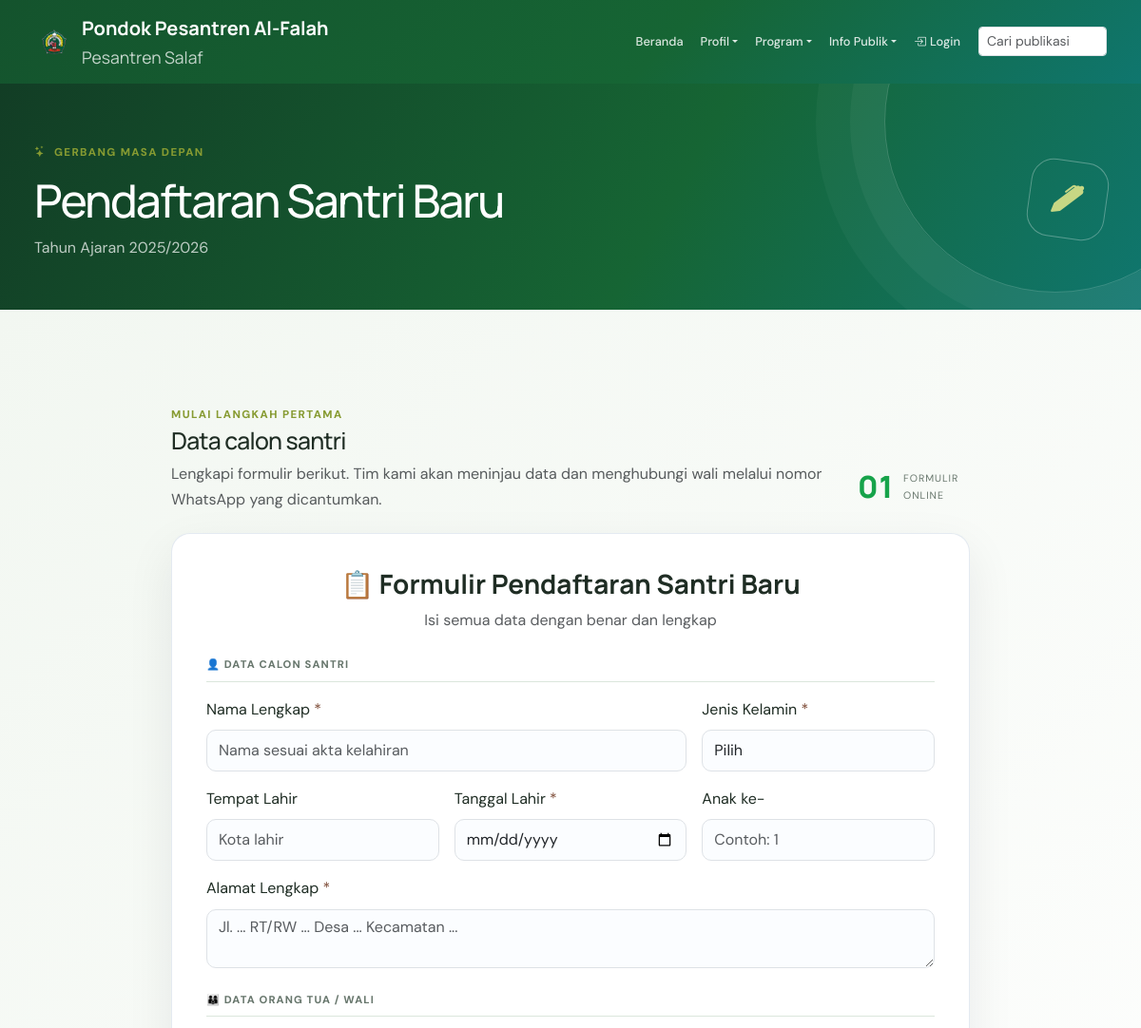
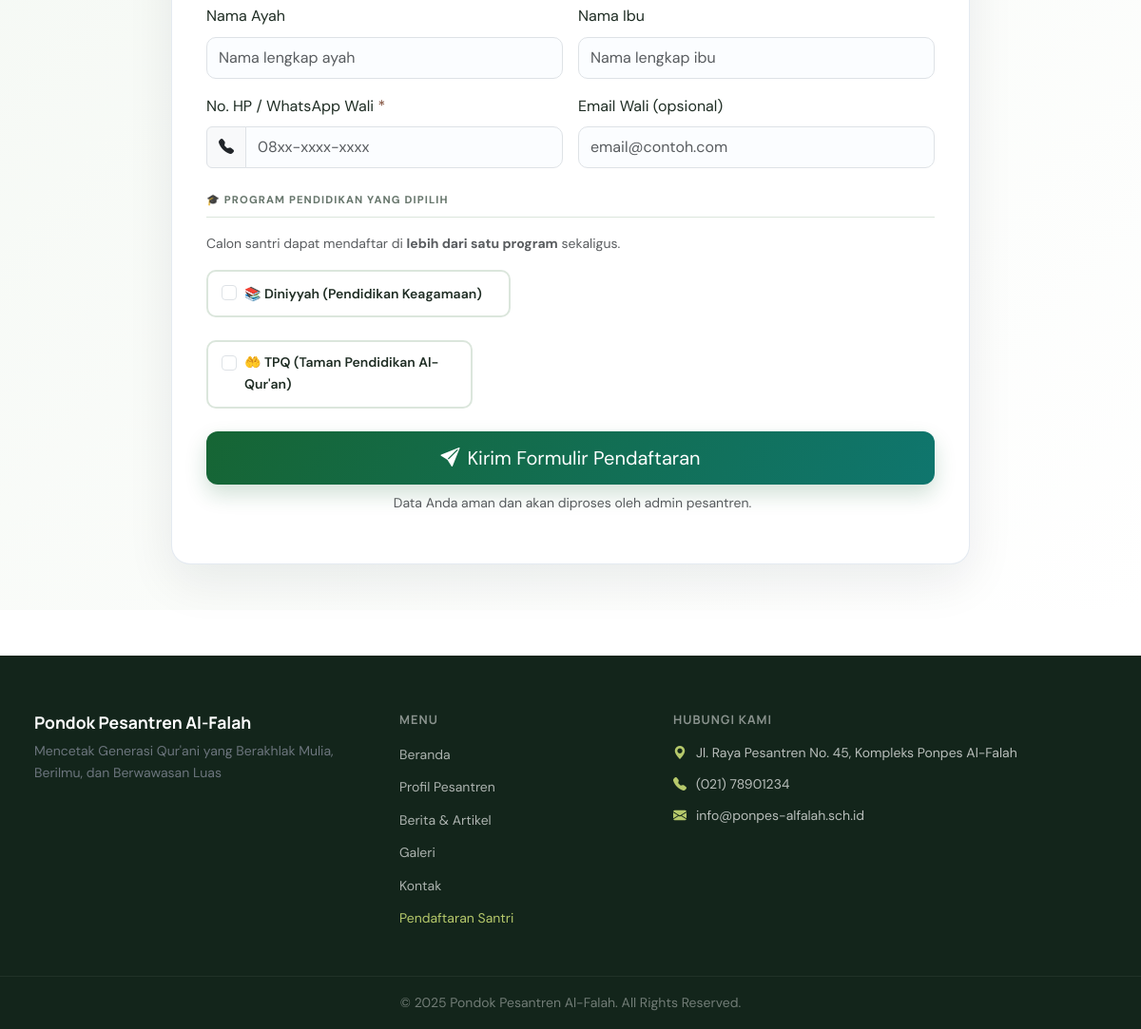
Page /daftar on the committed database (2 pictures, top to bottom).
### tables this page shows
CREATE TABLE IF NOT EXISTS `pengaturan_web` (
  `id` INT UNSIGNED AUTO_INCREMENT PRIMARY KEY,
  `nama_pesantren` VARCHAR(150) NOT NULL DEFAULT 'Pesantren',
  `tagline` VARCHAR(255) DEFAULT NULL,
  `alamat` TEXT DEFAULT NULL,
  `telepon` VARCHAR(20) DEFAULT NULL,
  `email` VARCHAR(100) DEFAULT NULL,
  `logo` VARCHAR(255) DEFAULT NULL,
  `favicon` VARCHAR(255) DEFAULT NULL,
  `hero_bg` VARCHAR(255) DEFAULT NULL,
  `visi` TEXT DEFAULT NULL,
  `misi` TEXT DEFAULT NULL,
  `sejarah` TEXT DEFAULT NULL,
  `pengumuman` TEXT DEFAULT NULL,
  `beranda_sambutan` TEXT DEFAULT NULL,
  `tentang_konten` TEXT DEFAULT NULL,
  `publikasi_konten` TEXT DEFAULT NULL,
  `psb_aktif` TINYINT(1) DEFAULT 0 COMMENT '1=Buka, 0=Tutup',
  `psb_diniyyah_aktif` TINYINT(1) DEFAULT 1 COMMENT 'PSB jenjang diniyyah',
  `psb_tpq_aktif` TINYINT(1) DEFAULT 1 COMMENT 'PSB jenjang TPQ',
  `psb_tahun_ajaran` VARCHAR(20) DEFAULT NULL,
  `psb_keterangan` TEXT DEFAULT NULL,
  `footer_text` VARCHAR(255) DEFAULT NULL,
  `facebook_url` VARCHAR(255) DEFAULT NULL,
  `instagram_url` VARCHAR(255) DEFAULT NULL,
  `youtube_url` VARCHAR(255) DEFAULT NULL,
  `maps_embed` TEXT DEFAULT NULL,
  `updated_at` TIMESTAMP DEFAULT CURRENT_TIMESTAMP ON UPDATE CURRENT_TIMESTAMP
);

### app/controllers/BaseController.php (called while the page is built, shortened)
<?php
abstract class BaseController {
    protected array $pengaturan = [];
    public function __construct(PDO $pdo) {
        $this->pengaturan = get_pengaturan($pdo);
    }
    protected function view(string $view, array $data = [], string $layout = 'admin'): void {
        $data['pengaturan']   = $this->pengaturan;
        $data['current_user'] = current_user();
        $data['flash_success'] = get_flash('success');
        $data['flash_error']   = get_flash('error');
        $data['flash_warning'] = get_flash('warning');
        $view_content_file = ROOT_PATH . '/views/' . $view . '.php';
        $data['view_content_file'] = $view_content_file;
        $data['view_name'] = $view;
        extract($data);
        $layout_file = ROOT_PATH . '/views/layouts/' . $layout . '.php';
        require $layout_file;
    }
}

### app/controllers/PublicController.php (called while the page is built, shortened)
<?php
require_once ROOT_PATH . '/app/controllers/BaseController.php';
class PublicController extends BaseController {
    public function pendaftaran(): void {
        $psb_aktif = (bool)($this->pengaturan['psb_aktif'] ?? false);
        $psb_jenjang = [
            'diniyyah' => $psb_aktif && (bool)($this->pengaturan['psb_diniyyah_aktif'] ?? true),
            'tpq' => $psb_aktif && (bool)($this->pengaturan['psb_tpq_aktif'] ?? true),
        ];
        $success = null;
        $this->view('public/pendaftaran', compact('psb_aktif', 'psb_jenjang', 'tingkatan_tpq', 'kelas_diniyyah', 'success', 'errors'), 'public');
    }
}

### app/helpers/functions.php (called while the page is built, shortened)
<?php
function e(mixed $val): string {
    return htmlspecialchars((string)($val ?? ''), ENT_QUOTES, 'UTF-8');
}
function get_pengaturan(PDO $pdo): array {
    static $settings = null;
    if ($settings === null) {
        $stmt = $pdo->query("SELECT * FROM pengaturan_web LIMIT 1");
        $settings = $stmt->fetch() ?: [];
    }
    return $settings;
}

### app/helpers/auth.php (called while the page is built, shortened)
<?php
function is_logged_in(): bool {
    return isset($_SESSION['user_id']) && !empty($_SESSION['user_id']);
}

### views/public/pendaftaran.php (the view, shortened to what this page needs)
<div class="psb-hero">
  <div class="container">
    <div class="psb-hero-copy">
      <span class="eyebrow"><i class="bi bi-stars me-2"></i>Gerbang masa depan</span>
      <h1>Pendaftaran Santri Baru</h1>
      <p class="mb-0">Tahun Ajaran <?= e($pengaturan['psb_tahun_ajaran'] ?? '-') ?></p>
    </div>
    <div class="psb-hero-mark"><i class="bi bi-pen-fill"></i></div>
  </div>
</div>
<section class="psb-section py-5">
  <div class="container">
    <?php if (!$psb_aktif || !in_array(true, $psb_jenjang, true)): ?>
    <div class="row justify-content-center">
      <div class="col-md-6 text-center py-5">
        <div style="font-size:4rem">🔒</div>
        <h3 class="mt-3 fw-bold">Pendaftaran Saat Ini Ditutup</h3>
        <p class="text-muted">Pendaftaran Santri Baru belum dibuka. Silakan pantau website kami untuk informasi lebih lanjut.</p>
        <?php if (!empty($pengaturan['psb_keterangan']) || !empty($pengaturan['pengumuman'])): ?>
          <div class="alert alert-info text-start mt-3"><?= nl2br(e($pengaturan['psb_keterangan'] ?? $pengaturan['pengumuman'])) ?></div>
        <?php endif; ?>
        <a href="<?= BASE_URL ?>" class="btn btn-primary mt-3"><i class="bi bi-house me-1"></i>Kembali ke Beranda</a>
      </div>
    </div>
    <?php else: ?>
    <div class="row justify-content-center">
      <div class="col-lg-9">
        <div class="psb-intro">
          <div>
            <span class="section-kicker">Mulai langkah pertama</span>
            <h2 class="mb-2">Data calon santri</h2>
            <p class="mb-0 text-muted">Lengkapi formulir berikut. Tim kami akan meninjau data dan menghubungi wali melalui nomor WhatsApp yang dicantumkan.</p>
          </div>
          <div class="psb-step"><span>01</span><small>Formulir online</small></div>
        </div>
        <div class="psb-form-card">
          <div class="text-center mb-4">
            <h3 class="fw-bold">📋 Formulir Pendaftaran Santri Baru</h3>
            <p class="text-muted">Isi semua data dengan benar dan lengkap</p>
          </div>
          <form action="<?= BASE_URL ?>/daftar" method="post" id="psbForm" novalidate>
            <div class="form-section-title">👤 Data Calon Santri</div>
            <div class="row g-3">
              <div class="col-md-8">
                <label class="form-label">Nama Lengkap <span class="text-danger">*</span></label>
                <input type="text" class="form-control" name="nama_lengkap"
                       value="<?= e($_POST['nama_lengkap'] ?? '') ?>" required placeholder="Nama sesuai akta kelahiran">
              </div>
              <div class="col-md-4">
                <label class="form-label">Jenis Kelamin <span class="text-danger">*</span></label>
                <select class="form-select" name="jenis_kelamin" required>
                  <option value="">Pilih</option>
                </select>
              </div>
              <div class="col-md-4">
                <label class="form-label">Tempat Lahir</label>
                <input type="text" class="form-control" name="tempat_lahir"
                       value="<?= e($_POST['tempat_lahir'] ?? '') ?>" placeholder="Kota lahir">
              </div>
              <div class="col-md-4">
                <label class="form-label">Tanggal Lahir <span class="text-danger">*</span></label>
                <input type="date" class="form-control" name="tanggal_lahir"
                       value="<?= e($_POST['tanggal_lahir'] ?? '') ?>" required>
              </div>
              <div class="col-md-4">
                <label class="form-label">Anak ke-</label>
                <input type="number" class="form-control" name="anak_ke" min="1" max="20"
                       value="<?= e($_POST['anak_ke'] ?? '') ?>" placeholder="Contoh: 1">
              </div>
              <div class="col-12">
                <label class="form-label">Alamat Lengkap <span class="text-danger">*</span></label>
                <textarea class="form-control" name="alamat" rows="2" required
                          placeholder="Jl. ... RT/RW ... Desa ... Kecamatan ..."><?= e($_POST['alamat'] ?? '') ?></textarea>
              </div>
            </div>
            <div class="form-section-title">👨‍👩‍👦 Data Orang Tua / Wali</div>
            <div class="row g-3">
              <div class="col-md-6">
                <label class="form-label">Nama Ayah</label>
                <input type="text" class="form-control" name="nama_ayah" value="<?= e($_POST['nama_ayah'] ?? '') ?>" placeholder="Nama lengkap ayah">
              </div>
              <div class="col-md-6">
                <label class="form-label">Nama Ibu</label>
                <input type="text" class="form-control" name="nama_ibu" value="<?= e($_POST['nama_ibu'] ?? '') ?>" placeholder="Nama lengkap ibu">
              </div>
              <div class="col-md-6">
                <label class="form-label">No. HP / WhatsApp Wali <span class="text-danger">*</span></label>
                <div class="input-group">
                  <span class="input-group-text"><i class="bi bi-telephone-fill"></i></span>
                  <input type="tel" class="form-control" name="no_hp_wali"
                         value="<?= e($_POST['no_hp_wali'] ?? '') ?>" required placeholder="08xx-xxxx-xxxx">
                </div>
              </div>
              <div class="col-md-6">
                <label class="form-label">Email Wali (opsional)</label>
                <input type="email" class="form-control" name="email_wali"
                       value="<?= e($_POST['email_wali'] ?? '') ?>" placeholder="email@contoh.com">
              </div>
            </div>
            <div class="form-section-title">🎓 Program Pendidikan yang Dipilih</div>
            <p class="text-muted small mb-3">Calon santri dapat mendaftar di <strong>lebih dari satu program</strong> sekaligus.</p>
            <?php if ($psb_jenjang['diniyyah']): ?>
            <div class="mb-4">
              <div class="jenjang-check-item d-flex align-items-center gap-3" style="max-width:320px">
                <div class="form-check mb-0">
                  <input class="form-check-input" type="checkbox" name="daftar_diniyyah" value="1"
                         id="daftarDiniyyahCheck" <?= !empty($_POST['daftar_diniyyah']) ? 'checked' : '' ?>>
                  <label class="form-check-label fw-semibold" for="daftarDiniyyahCheck">
                    📚 Diniyyah (Pendidikan Keagamaan)
                  </label>
                </div>
              </div>
            </div>
            <?php endif; ?>
            <?php if ($psb_jenjang['tpq']): ?>
            <div class="mb-4">
              <div class="jenjang-check-item d-flex align-items-center gap-3" style="max-width:280px">
                <div class="form-check mb-0">
                  <input class="form-check-input" type="checkbox" name="daftar_tpq" value="1"
                         id="daftarTpqCheck" <?= !empty($_POST['daftar_tpq']) ? 'checked' : '' ?>>
                  <label class="form-check-label fw-semibold" for="daftarTpqCheck">
                    🤲 TPQ (Taman Pendidikan Al-Qur'an)
                  </label>
                </div>
              </div>
            </div>
            <?php endif; ?>
            <div class="d-grid">
              <button type="submit" class="btn btn-primary btn-lg">
                <i class="bi bi-send-fill me-2"></i>Kirim Formulir Pendaftaran
              </button>
              <p class="text-muted text-center small mt-2">
                Data Anda aman dan akan diproses oleh admin pesantren.
              </p>
            </div>
          </form>
        </div>
      </div>
    </div>
    <?php endif; ?>
  </div>
</section>

### views/layouts/public.php (shortened to what this page needs)
<!DOCTYPE html>
<html lang="id">
<head>
  <link href="https://cdn.jsdelivr.net/npm/bootstrap@5.3.3/dist/css/bootstrap.min.css" rel="stylesheet">
  <link href="https://cdn.jsdelivr.net/npm/bootstrap-icons@1.11.3/font/bootstrap-icons.css" rel="stylesheet">
  <link href="<?= BASE_URL ?>/public/css/public.css?v=<?= filemtime(ROOT_PATH . '/public/css/public.css') ?>" rel="stylesheet">
</head>
<body>
<?php require ROOT_PATH . '/components/navbar.php'; ?>
<main>
  <?php
  if (isset($view_content_file) && file_exists($view_content_file)) {
      require $view_content_file;
  } elseif (isset($view_file) && file_exists(ROOT_PATH . '/views/' . $view_file . '.php')) {
      require ROOT_PATH . '/views/' . $view_file . '.php';
  }
  ?>
</main>
<footer class="site-footer mt-5">
  <div class="footer-top">
    <div class="container">
      <div class="row g-4">
        <div class="col-lg-4">
          <h5 class="footer-brand"><?= e($pengaturan['nama_pesantren'] ?? '') ?></h5>
          <p class="text-secondary small"><?= e($pengaturan['tagline'] ?? '') ?></p>
        </div>
        <div class="col-lg-3">
          <h6 class="footer-heading">Menu</h6>
          <ul class="footer-links">
            <li><a href="<?= BASE_URL ?>">Beranda</a></li>
            <li><a href="<?= BASE_URL ?>/profil">Profil Pesantren</a></li>
            <li><a href="<?= BASE_URL ?>/berita">Berita & Artikel</a></li>
            <li><a href="<?= BASE_URL ?>/galeri">Galeri</a></li>
            <li><a href="<?= BASE_URL ?>/kontak">Kontak</a></li>
            <?php if (!empty($pengaturan['psb_aktif']) && (!empty($pengaturan['psb_diniyyah_aktif']) || !empty($pengaturan['psb_tpq_aktif']))): ?><li><a href="<?= BASE_URL ?>/daftar" class="text-warning">Pendaftaran Santri</a></li><?php endif; ?>
          </ul>
        </div>
        <div class="col-lg-5">
          <h6 class="footer-heading">Hubungi Kami</h6>
          <ul class="footer-contact">
            <?php if (!empty($pengaturan['alamat'])): ?>
              <li><i class="bi bi-geo-alt-fill text-warning"></i> <?= nl2br(e($pengaturan['alamat'])) ?></li>
            <?php endif; ?>
            <?php if (!empty($pengaturan['telepon'])): ?>
              <li><i class="bi bi-telephone-fill text-warning"></i> <?= e($pengaturan['telepon']) ?></li>
            <?php endif; ?>
            <?php if (!empty($pengaturan['email'])): ?>
              <li><i class="bi bi-envelope-fill text-warning"></i> <?= e($pengaturan['email']) ?></li>
            <?php endif; ?>
          </ul>
        </div>
      </div>
    </div>
  </div>
  <div class="footer-bottom">
    <div class="container">
      <p class="mb-0 text-center small"><?= e($pengaturan['footer_text'] ?? '') ?></p>
    </div>
  </div>
</footer>
</body>
</html>

### components/navbar.php (shortened to what this page needs)
<?php
$logoPath = $pengaturan['logo'] ?? 'settings/logo_alfalah.png';
$navBase = defined('BASE_URL') ? BASE_URL : '';
?>
<nav class="navbar navbar-expand-lg navbar-dark bg-primary-gradient sticky-top" aria-label="Navigasi utama">
  <div class="container">
    <a class="navbar-brand d-flex align-items-center gap-2" href="<?= $navBase ?>">
      <img src="<?= UPLOAD_URL . e($logoPath) ?>" alt="Logo Pesantren Al Falah" class="brand-logo">
      <span class="brand-name-text">
        <strong><?= e($pengaturan['nama_pesantren'] ?? 'Pesantren Salaf Al Falah') ?></strong>
        <small class="d-block opacity-75">Pesantren Salaf</small>
      </span>
    </a>
    <div class="collapse navbar-collapse" id="navbarMain">
      <ul class="navbar-nav ms-auto gap-lg-1">
        <li class="nav-item"><a class="nav-link" href="<?= $navBase ?>">Beranda</a></li>
        <li class="nav-item dropdown">
          <a class="nav-link dropdown-toggle" href="#" data-bs-toggle="dropdown">Profil</a>
        </li>
        <li class="nav-item dropdown">
          <a class="nav-link dropdown-toggle" href="#" data-bs-toggle="dropdown">Program</a>
        </li>
        <li class="nav-item dropdown">
          <a class="nav-link dropdown-toggle" href="#" data-bs-toggle="dropdown">Info Publik</a>
        </li>
        <?php if (!is_logged_in()): ?>
          <li class="nav-item"><a class="nav-link" href="<?= $navBase ?>/login"><i class="bi bi-box-arrow-in-right me-1"></i>Login</a></li>
        <?php elseif (has_role(['webmaster', 'kegiatan', 'diniyyah', 'tpq'])): ?>
          <li class="nav-item"><a class="nav-link" href="<?= $navBase ?>/admin"><i class="bi bi-speedometer2 me-1"></i>Dashboard</a></li>
          <li class="nav-item"><a class="nav-link" href="<?= $navBase ?>/logout">Keluar</a></li>
        <?php else: ?>
          <li class="nav-item"><a class="nav-link" href="<?= $navBase ?>/logout">Keluar</a></li>
        <?php endif; ?>
        <li class="nav-item">
          <form class="d-flex ms-lg-2" action="<?= $navBase ?>/berita" method="get" role="search">
            <input class="form-control form-control-sm" id="navSearch" name="q" type="search" placeholder="Cari publikasi">
          </form>
        </li>
      </ul>
    </div>
  </div>
</nav>

### rows in the picture
pengaturan_web: logo (picture), nama_pesantren "Pondok Pesantren Al-Falah", psb_tahun_ajaran "2025/2026", tagline "Mencetak Generasi Qur'ani yang Berakhlak Mulia, Berilmu, dan Berwawasan Luas", alamat "Jl. Raya Pesantren No. 45, Kompleks Ponpes Al-Falah", telepon "(021) 78901234", email "info@ponpes-alfalah.sch.id", footer_text "© 2025 Pondok Pesantren Al-Falah. All Rights Reserved."
